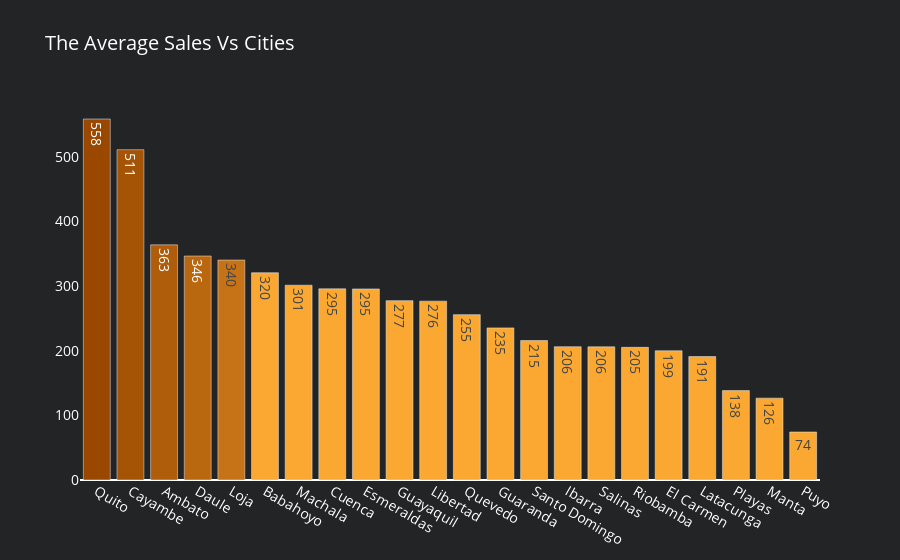

Notebook source saved alongside this figure:
### Markdown cell above
# The Average Sales Vs Cities¶

### Code cell
df_city_sa = df_train1.groupby('city').agg({"sales" : "mean"}).reset_index().sort_values(by='sales', ascending=False)
df_city_sa['color'] = colors['level10']
df_city_sa['color'][:1] = colors['level1']
df_city_sa['color'][1:2] = colors['level2']
df_city_sa['color'][2:3] = colors['level3']
df_city_sa['color'][3:4] = colors['level4']
df_city_sa['color'][4:5] = colors['level5']

fig4 = go.Figure(data=[go.Bar(y=df_city_sa['sales'],
                             x=df_city_sa['city'], 
                             marker=dict(color= df_city_sa['color']),
                             name='State',
                             text=df_city_sa['sales'].astype(int),
                             textposition='auto',
                             hoverinfo='text',
                             hovertext=
                            '<b>City</b>:'+ df_city_sa['city'] +'<br>' +
                            '<b>Sales</b>:'+ df_city_sa['sales'].astype(int).astype(str) +'<br>' ,
                            # hovertemplate='Family: %{y}'+'<br>Sales: $%{x:.0f}'
                            )])
fig4.update_layout(title_text='The Average Sales Vs Cities',paper_bgcolor=colors['background'],plot_bgcolor=colors['background'],
                font=dict(
                size=14,
                color='white'))

fig4.update_yaxes(showgrid=False, categoryorder='total ascending')

### Figure 1 — Plotly figure (JSON) as saved in the notebook; plotly's stock layout.template omitted (floating-point values rounded to 4 significant figures)
{"data": [{"hoverinfo": "text", "hovertext": ["<b>City</b>:Quito<br><b>Sales</b>:558<br>", "<b>City</b>:Cayambe<br><b>Sales</b>:511<br>", "<b>City</b>:Ambato<br><b>Sales</b>:363<br>", "<b>City</b>:Daule<br><b>Sales</b>:346<br>", "<b>City</b>:Loja<br><b>Sales</b>:340<br>", "<b>City</b>:Babahoyo<br><b>Sales</b>:320<br>", "<b>City</b>:Machala<br><b>Sales</b>:301<br>", "<b>City</b>:Cuenca<br><b>Sales</b>:295<br>", "<b>City</b>:Esmeraldas<br><b>Sales</b>:295<br>", "<b>City</b>:Guayaquil<br><b>Sales</b>:277<br>", "<b>City</b>:Libertad<br><b>Sales</b>:276<br>", "<b>City</b>:Quevedo<br><b>Sales</b>:255<br>", "<b>City</b>:Guaranda<br><b>Sales</b>:235<br>", "<b>City</b>:Santo Domingo<br><b>Sales</b>:215<br>", "<b>City</b>:Ibarra<br><b>Sales</b>:206<br>", "<b>City</b>:Salinas<br><b>Sales</b>:206<br>", "<b>City</b>:Riobamba<br><b>Sales</b>:205<br>", "<b>City</b>:El Carmen<br><b>Sales</b>:199<br>", "<b>City</b>:Latacunga<br><b>Sales</b>:191<br>", "<b>City</b>:Playas<br><b>Sales</b>:138<br>", "<b>City</b>:Manta<br><b>Sales</b>:126<br>", "<b>City</b>:Puyo<br><b>Sales</b>:74<br>"], "marker": {"color": ["#9a4800", "#a55305", "#af5d0b", "#ba6810", "#c57316", "#faa831", "#faa831", "#faa831", "#faa831", "#faa831", "#faa831", "#faa831", "#faa831", "#faa831", "#faa831", "#faa831", "#faa831", "#faa831", "#faa831", "#faa831", "#faa831", "#faa831"]}, "name": "State", "text": [558, 511, 363, 346, 340, 320, 301, 295, 295, 277, 276, 255, 235, 215, 206, 206, 205, 199, 191, 138, 126, 74], "textposition": "auto", "type": "bar", "x": ["Quito", "Cayambe", "Ambato", "Daule", "Loja", "Babahoyo", "Machala", "Cuenca", "Esmeraldas", "Guayaquil", "Libertad", "Quevedo", "Guaranda", "Santo Domingo", "Ibarra", "Salinas", "Riobamba", "El Carmen", "Latacunga", "Playas", "Manta", "Puyo"], "y": [558.6, 511.1, 363.8, 346.6, 340.3, 320.7, 301.4, 295.8, 295.6, 277.5, 276.7, 255.8, 235.4, 215.8, 206.3, 206.1, 205.3, 200.0, 191.0, 138.3, 126.6, 74.28]}], "layout": {"font": {"color": "white", "size": 14}, "paper_bgcolor": "#232425", "plot_bgcolor": "#232425", "title": {"text": "The Average Sales Vs Cities"}, "yaxis": {"categoryorder": "total ascending", "showgrid": false}}}
